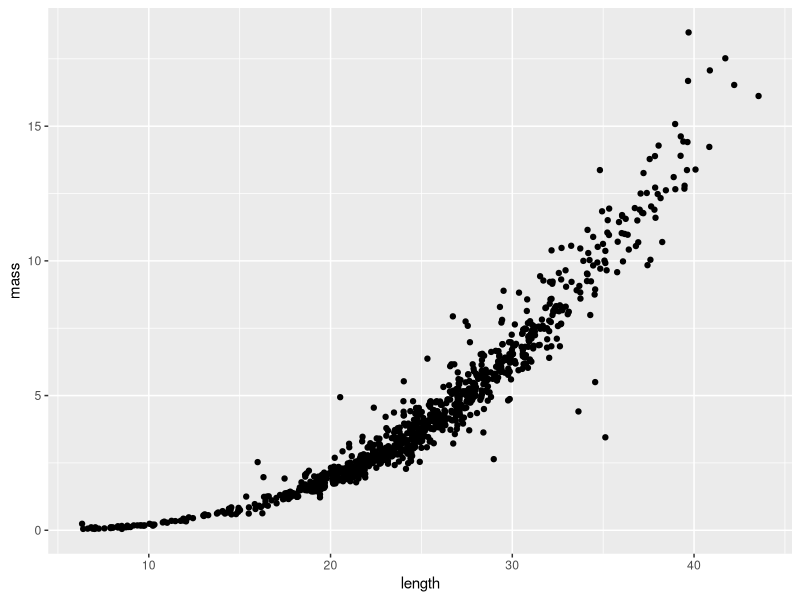
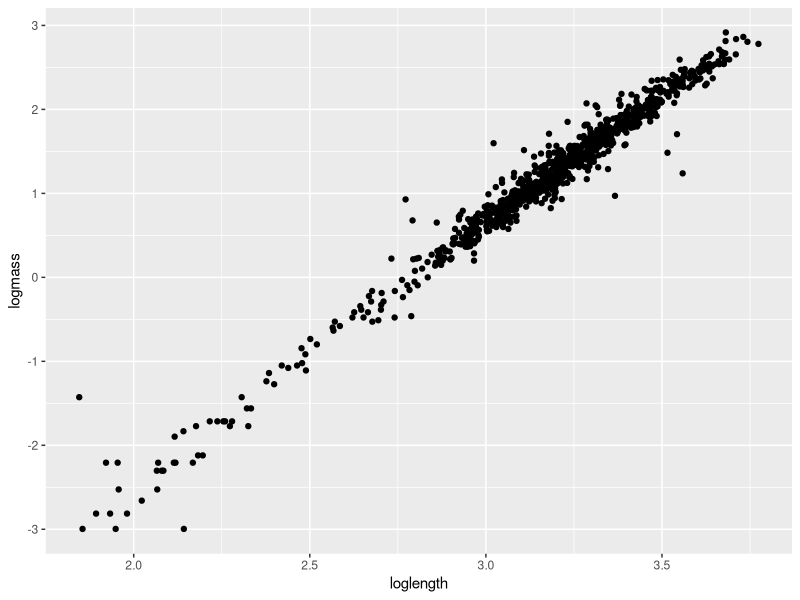
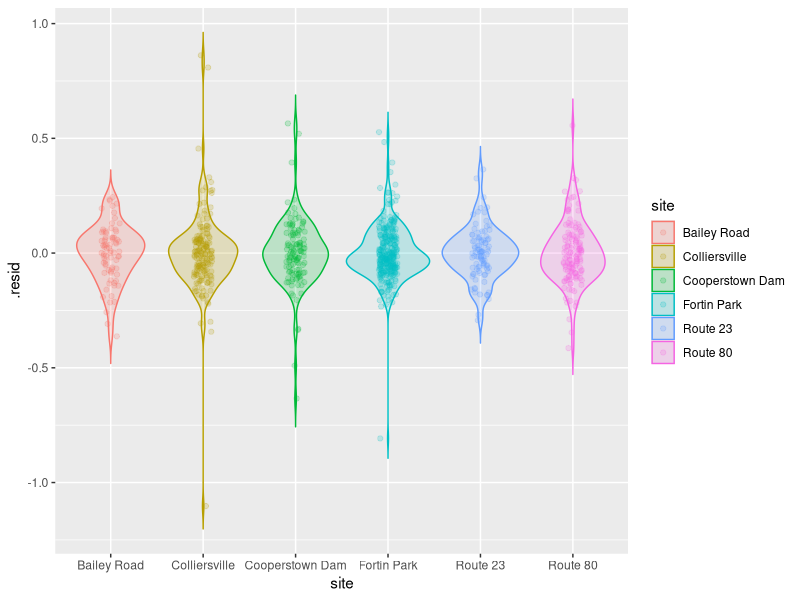
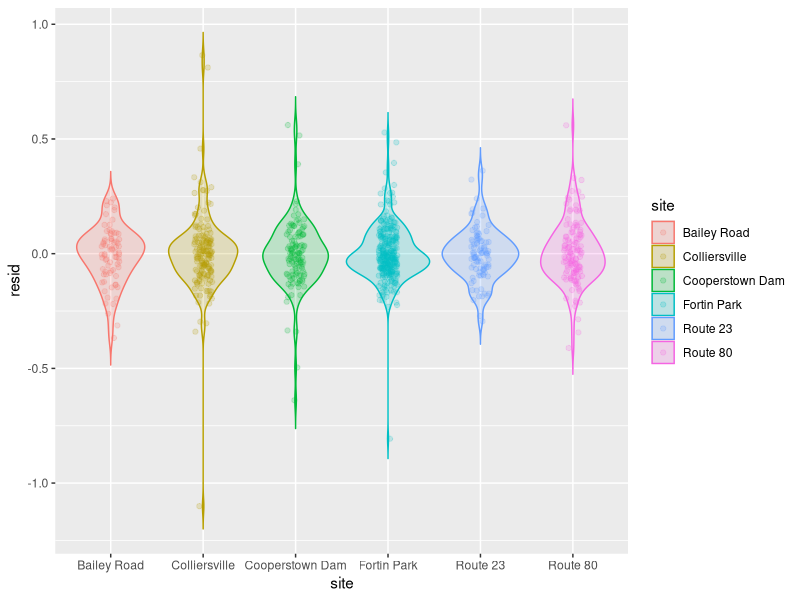
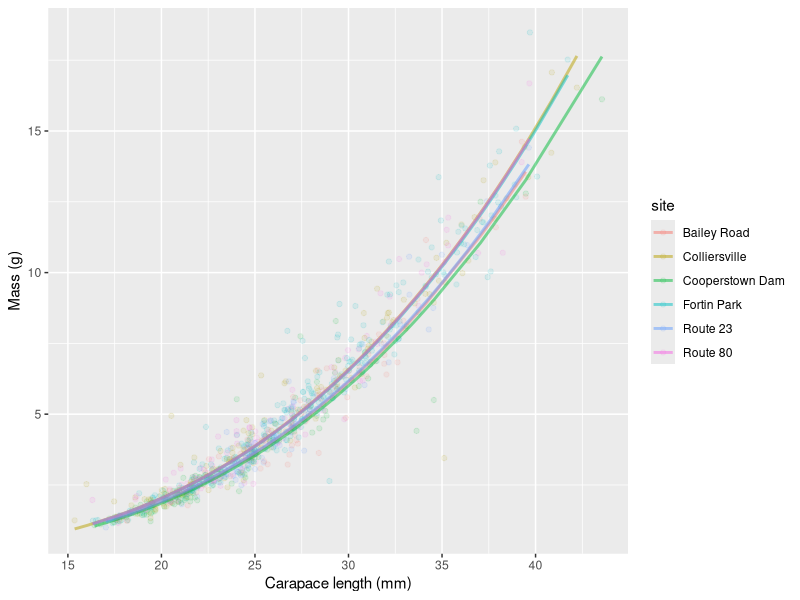
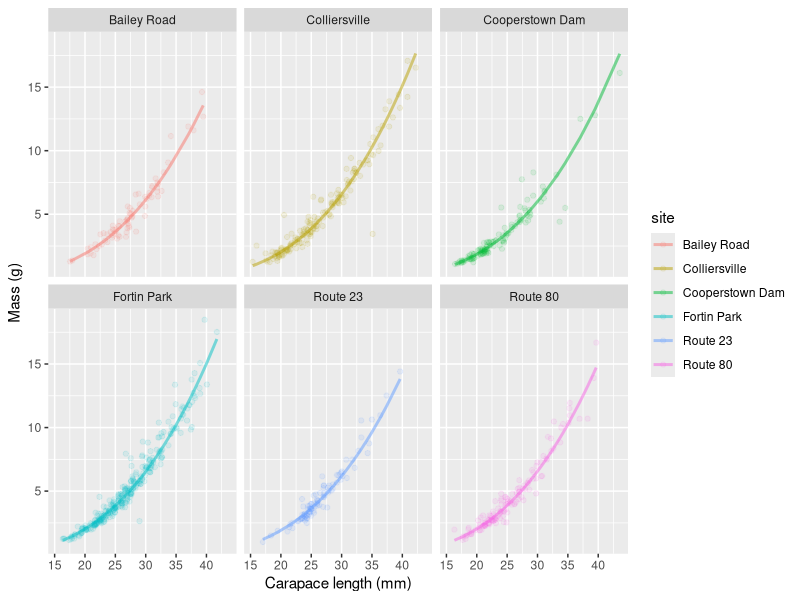
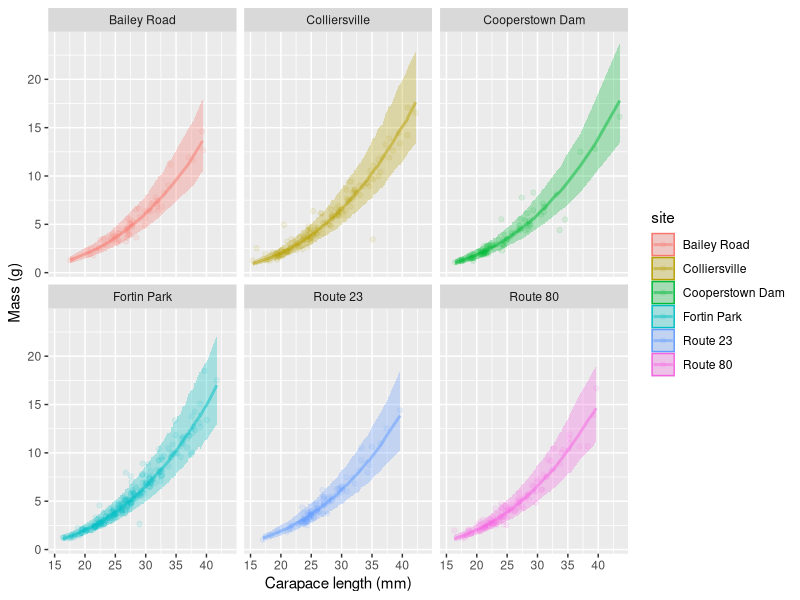

The R script that drew these images, in order:
## ---- chunk 1
library(tidyverse)
library(lme4)
library(merTools)
## ---- chunk 2
# Read in the data file
# We are reading it in with the optional
# argument because we don't want to deal
# with code relicts if we start
# dropping factor levels
cray <- read.csv("data/cray.csv", stringsAsFactors = FALSE)
## ---- chunk 3
# Look at the data structure
str(cray)
## ---- chunk 4
# And, have a look at the first few lines of data
head(cray)
## ---- chunk 5
ggplot(cray, aes(x = length, y = mass)) +
  geom_point()
## ---- chunk 6
# Log transform length and mass
cray$loglength <- log(cray$length)
cray$logmass <- log(cray$mass)
## ---- chunk 7
ggplot(cray, aes(x = loglength, y = logmass)) +
  geom_point()
## ---- chunk 8
# Drop the measurements for crayfish < 1 g
cray <- cray %>%
  filter(mass >= 1)
## ---- chunk 9
testmod <- lm(logmass ~ loglength + site, data = cray)

ggplot(testmod, aes(x = site, y = .resid, fill = site, color = site)) +
  geom_violin(alpha = 0.20, trim = FALSE) +
  geom_jitter(width = 0.1, alpha = 0.20)
## ---- chunk 10
# Load the package
library(lme4)
## ---- chunk 11
# Fit the model
craymod <- lmer(logmass ~ loglength + (1 | site), data = cray)
## ---- chunk 12
# Get the residuals
cray$resid <- residuals(craymod)

# Plot the residuals
ggplot(cray, aes(x = site, y = resid, fill = site, color = site)) +
  geom_violin(alpha = 0.20, trim = FALSE) +
  geom_jitter(width = 0.1, alpha = 0.20)
## ---- chunk 13
# Print the summary
summary(craymod)
## ---- chunk 14
# Make predictions from craymod
log_preds <- predict(craymod)

# Undo the log-transform
real_preds <- exp(log_preds)

# Combine them with the original data
cray_preds <- data.frame(cray, log_preds, real_preds)
## ---- chunk 15
ggplot(cray_preds, aes(x = length, y = mass, color = site, fill = site)) +
  geom_point(alpha = 0.10) +
  geom_line(aes(y = real_preds), lwd = 1, alpha = 0.50) +
  xlab("Carapace length (mm)") +
  ylab("Mass (g)")
## ---- chunk 16
ggplot(cray_preds, aes(x = length, y = mass, color = site, fill = site)) +
  geom_point(alpha = 0.10) +
  geom_line(aes(y = real_preds), lwd = 1, alpha = 0.50) +
  facet_wrap(~site) +
  xlab("Carapace length (mm)") +
  ylab("Mass (g)")
## ---- chunk 17
# Simulate predictions from the relationship
# stored in the model fit using our original data
log_preds <- predictInterval(
  merMod = craymod,
  level = 0.95, n.sims = 1000,
  stat = "median", type = "linear.prediction",
  include.resid.var = TRUE
)

# Convert them to the real scale for plotting
real_preds <- apply(log_preds, 2, exp)

# Combine predictions with the original data
mer_preds <- data.frame(cray, real_preds)

## ---- chunk 18
ggplot(mer_preds, aes(x = length, y = mass, color = site, fill = site)) +
  geom_point(alpha = 0.10) +
  geom_ribbon(aes(ymin = lwr, ymax = upr, color = NULL), alpha = .3) +
  geom_line(aes(y = fit), lwd = 1, alpha = 0.50) +
  facet_wrap(~site) +
  xlab("Carapace length (mm)") +
  ylab("Mass (g)")
